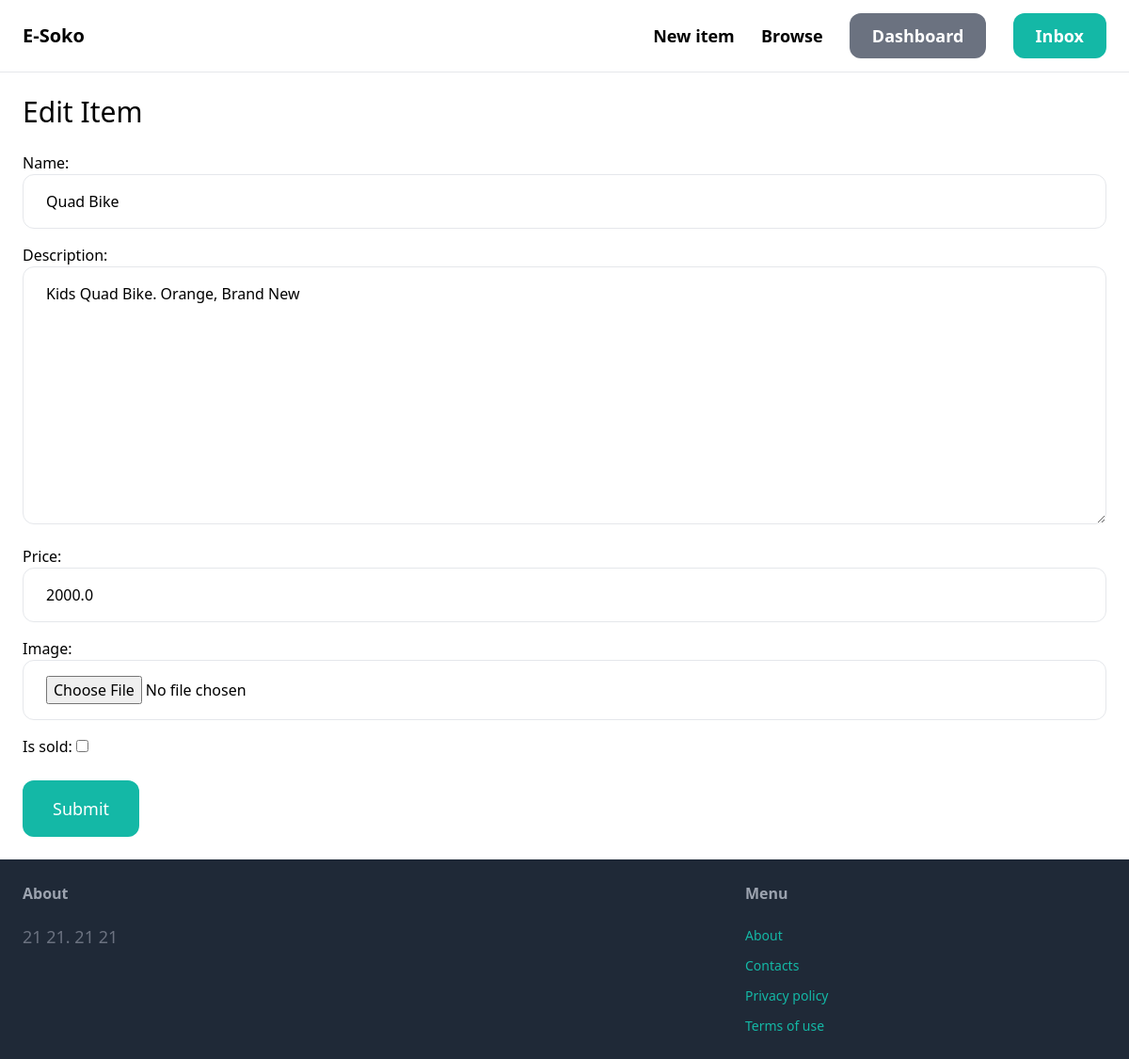
/items/6/edit/ (signed in), run on the app's committed database.
### items/models.py (models this page shows, shortened)
class Item(models.Model):
    category = models.ForeignKey(Category, related_name='items', on_delete=models.CASCADE)
    name = models.CharField(max_length=255)
    description = models.TextField(blank=True, null=True)
    price = models.FloatField()
    image = models.ImageField(upload_to='item_images', blank=True, null=True)
    is_sold = models.BooleanField(default=False)
    created_by = models.ForeignKey(User, related_name='items', on_delete=models.CASCADE)
    created_at = models.DateTimeField(auto_now_add=True)
    class Meta:
        ordering = ('name',)

### items/views.py (the view)
# urls.py: path('<int:pk>/edit/', edit, name='edit'),
@login_required
def edit(request, pk):
    item = get_object_or_404(Item, pk=pk, created_by=request.user)
    if request.method == 'POST':
        form = EditItemForm(request.POST, request.FILES, instance=item)
        if form.is_valid():
            form.save()
            return redirect('items:detail', pk=item.id)
    else:
        form = EditItemForm(instance=item)
    return render(request, 'form.html', {
        'form': form,
        'title': 'Edit Item',
    })

### items/forms.py
class EditItemForm(forms.ModelForm):
    class Meta:
        model = Item
        fields = ('name', 'description', 'price', 'image', 'is_sold',)
        widgets = {
            'name': forms.TextInput(attrs={
                'class': INPUT_CLASSES
            }),
            'description': forms.Textarea(attrs={
                'class': INPUT_CLASSES
            }),
            'price': forms.TextInput(attrs={
                'class': INPUT_CLASSES
            }),
            'image': forms.FileInput(attrs={
                'class': INPUT_CLASSES
            })
        }

### items/templates/form.html (shortened to what this page needs)
{% extends 'base.html' %}
{% block content %}
    <h1 class="mb-6 text-3xl">{{ title }}</h1>
    <form method="post" action="." enctype="multipart/form-data">
        <div class="space-y-4">
            {{ form.as_p }}
        </div>
        <button class="mt-6 py-4 px-8 text-lg bg-teal-500 hover:bg-teal-700 rounded-xl text-white">Submit</button>
    </form>
{% endblock content %}

### data on the page
Item: name "Quad Bike", description "Kids Quad Bike. Orange, Brand New", price "2000.0"

### other printed values
{{ title }} "Edit Item"
